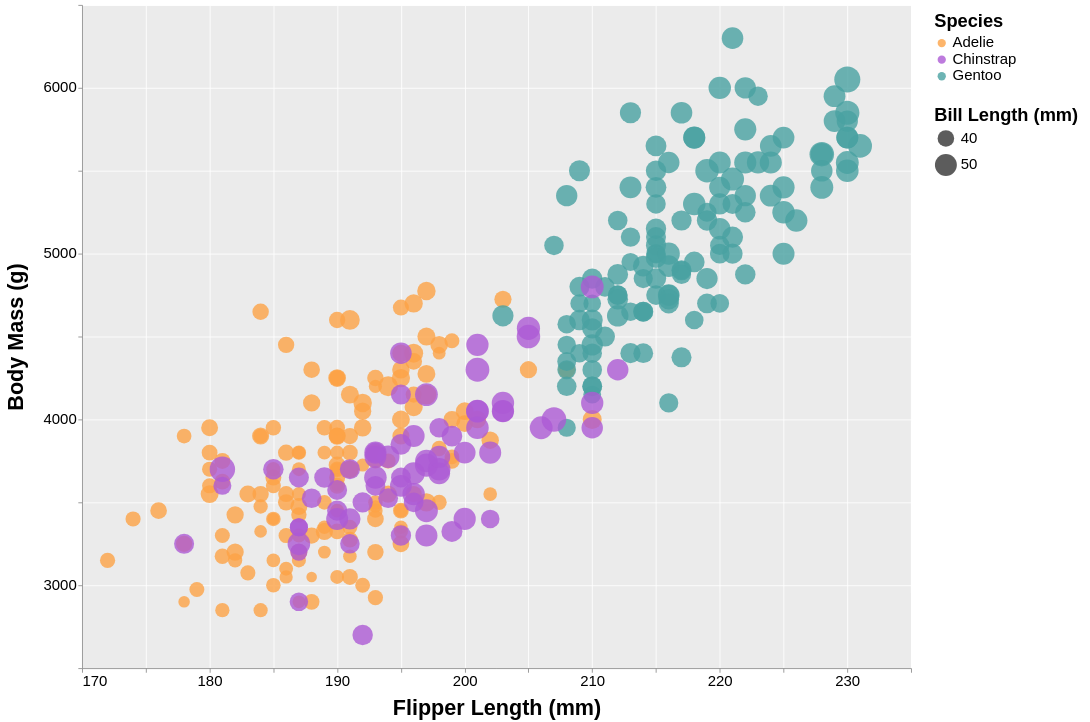

Here is the Vega-Lite specification saved for this chart:
### Vega-Lite specification from a JSON file in a GitHub repository (floating-point values rounded to 4 significant figures; data arrays with more than 128 entries replaced by an {"elided": "..."} marker saying what was removed)
{"config": {"view": {"continuousWidth": 300, "continuousHeight": 300, "fill": "#ebebeb", "stroke": "white"}, "axis": {"format": "d", "gridColor": "white", "labelFontSize": 18, "titleFontSize": 26}, "axisX": {"labelExpr": "datum.value % 10 ? null : datum.label", "tickCount": 14, "titlePadding": 10}, "axisY": {"labelExpr": "datum.value % 1000 ? null : datum.label", "tickCount": 9, "titlePadding": 20}, "legend": {"labelFontSize": 18, "padding": 10, "titleFontSize": 22}}, "data": {"name": "data-8537d4aa12a5805f22c37703f0f65621"}, "mark": {"type": "point", "filled": true, "opacity": 0.8}, "encoding": {"color": {"field": "species", "legend": {}, "scale": {"domain": ["Adelie", "Chinstrap", "Gentoo"], "range": ["#fda246", "#ac5ad4", "#49a1a1"]}, "title": "Species", "type": "nominal"}, "size": {"field": "bill_length_mm", "legend": {"values": [40, 50]}, "scale": {"domain": [30, 60], "range": [100, 1000]}, "title": "Bill Length (mm)", "type": "quantitative"}, "x": {"field": "flipper_length_mm", "scale": {"domain": [170, 235]}, "title": "Flipper Length (mm)", "type": "quantitative"}, "y": {"field": "body_mass_g", "scale": {"domain": [2500, 6500]}, "title": "Body Mass (g)", "type": "quantitative"}}, "height": 800, "width": 1000, "$schema": "https://vega.github.io/schema/vega-lite/v6.1.0.json", "datasets": {"data-8537d4aa12a5805f22c37703f0f65621": {"elided": "344 records"}}}
